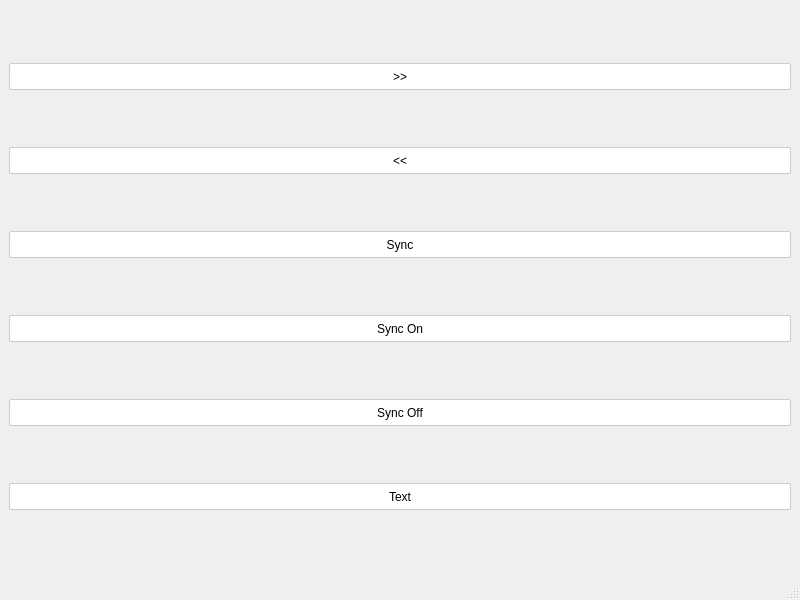
<?xml version="1.0" encoding="UTF-8"?>
<ui version="4.0">
 <class>DirSynchro</class>
 <widget class="QMainWindow" name="DirSynchro">
  <property name="geometry">
   <rect>
    <x>0</x>
    <y>0</y>
    <width>800</width>
    <height>600</height>
   </rect>
  </property>
  <property name="windowTitle">
   <string>DirSynchro</string>
  </property>
  <property name="styleSheet">
   <string notr="true">QPushButton{
	height: 25px;
	width: 70px;
	background-color: white;
	border-radius: 2px;
	border: 1px solid #cccccc;
}
QPushButton:hover{
	opacity: 0.8;
}</string>
  </property>
  <widget class="QWidget" name="centralwidget">
   <layout class="QHBoxLayout" name="horizontalLayout_2">
    <item>
     <layout class="QHBoxLayout" name="mainLayout">
      <item>
       <layout class="QVBoxLayout" name="rightDirProcLayout"/>
      </item>
      <item>
       <layout class="QVBoxLayout" name="buttonsLayout">
        <property name="spacing">
         <number>3</number>
        </property>
        <item>
         <widget class="QPushButton" name="leftToRightButton">
          <property name="cursor">
           <cursorShape>PointingHandCursor</cursorShape>
          </property>
          <property name="toolTip">
           <string>&lt;html&gt;&lt;head/&gt;&lt;body&gt;&lt;p&gt;Change synchronization direction to &amp;quot;left-to-right&amp;quot;&lt;/p&gt;&lt;/body&gt;&lt;/html&gt;</string>
          </property>
          <property name="text">
           <string>&gt;&gt;</string>
          </property>
         </widget>
        </item>
        <item>
         <widget class="QPushButton" name="rightToLeftButton">
          <property name="cursor">
           <cursorShape>PointingHandCursor</cursorShape>
          </property>
          <property name="toolTip">
           <string>&lt;html&gt;&lt;head/&gt;&lt;body&gt;&lt;p&gt;Change synchronization direction to &amp;quot;right-to-left&amp;quot;&lt;/p&gt;&lt;/body&gt;&lt;/html&gt;</string>
          </property>
          <property name="text">
           <string>&lt;&lt;</string>
          </property>
         </widget>
        </item>
        <item>
         <widget class="QPushButton" name="syncButton">
          <property name="cursor">
           <cursorShape>PointingHandCursor</cursorShape>
          </property>
          <property name="text">
           <string>Sync</string>
          </property>
         </widget>
        </item>
        <item>
         <widget class="QPushButton" name="recordButton">
          <property name="cursor">
           <cursorShape>PointingHandCursor</cursorShape>
          </property>
          <property name="text">
           <string>Sync On</string>
          </property>
         </widget>
        </item>
        <item>
         <widget class="QPushButton" name="stopButton">
          <property name="cursor">
           <cursorShape>PointingHandCursor</cursorShape>
          </property>
          <property name="text">
           <string>Sync Off</string>
          </property>
         </widget>
        </item>
        <item>
         <widget class="QPushButton" name="textReplaceButton">
          <property name="cursor">
           <cursorShape>PointingHandCursor</cursorShape>
          </property>
          <property name="text">
           <string>Text</string>
          </property>
         </widget>
        </item>
       </layout>
      </item>
      <item>
       <layout class="QVBoxLayout" name="leftDirProcLayout"/>
      </item>
     </layout>
    </item>
   </layout>
  </widget>
  <widget class="QMenuBar" name="menubar">
   <property name="geometry">
    <rect>
     <x>0</x>
     <y>0</y>
     <width>800</width>
     <height>25</height>
    </rect>
   </property>
  </widget>
  <widget class="QStatusBar" name="statusbar"/>
 </widget>
 <resources/>
 <connections/>
</ui>
